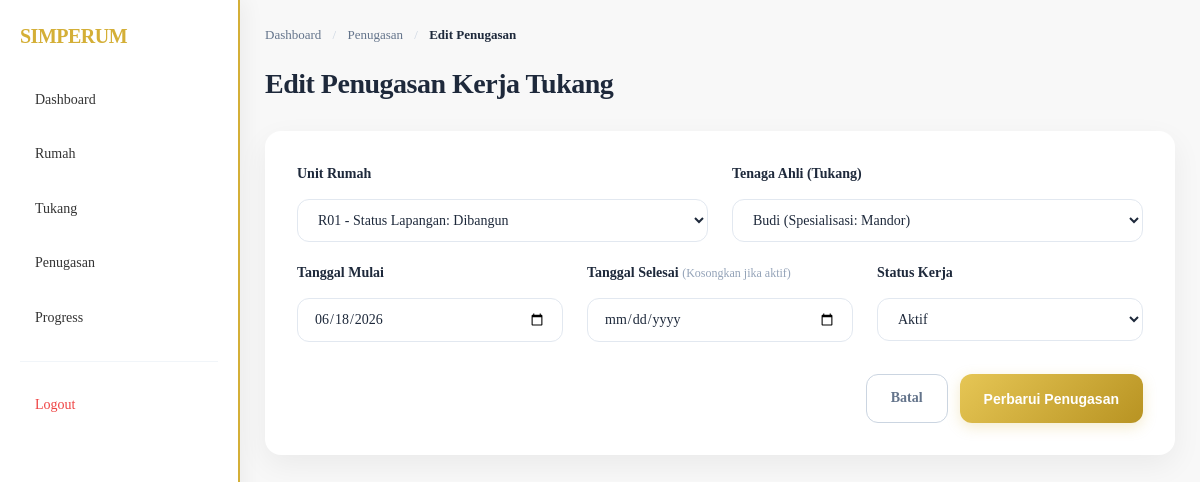
The page /admin/edit_penugasan.php?id=3 (signed in) on the database its author committed.
### tables this page shows
CREATE TABLE `penugasan_tukang` (
  `id_penugasan` int(11) NOT NULL,
  `id_rumah` int(11) NOT NULL,
  `id_tukang` int(11) NOT NULL,
  `tanggal_mulai` date DEFAULT NULL,
  `tanggal_selesai` date DEFAULT NULL,
  `status_kerja` enum('aktif','selesai') DEFAULT 'aktif'
);

CREATE TABLE `rumah` (
  `id_rumah` int(11) NOT NULL,
  `kode_rumah` varchar(10) NOT NULL,
  `alamat` text NOT NULL,
  `luas_tanah` int(11) NOT NULL,
  `luas_bangunan` int(11) NOT NULL,
  `jumlah_kamar` int(11) NOT NULL,
  `jumlah_kamar_mandi` int(11) NOT NULL,
  `harga` bigint(20) NOT NULL,
  `status` enum('tersedia','dipesan','dibangun','terjual') DEFAULT 'tersedia',
  `foto_rumah` varchar(255) DEFAULT NULL,
  `denah_rumah` varchar(255) DEFAULT NULL,
  `deskripsi` text DEFAULT NULL,
  `posisi_x` int(11) DEFAULT 0,
  `posisi_y` int(11) DEFAULT 0
);

CREATE TABLE `tukang` (
  `id_tukang` int(11) NOT NULL,
  `nama_tukang` varchar(100) NOT NULL,
  `spesialisasi` varchar(100) DEFAULT NULL,
  `no_hp` varchar(20) DEFAULT NULL,
  `alamat` text DEFAULT NULL,
  `foto_profil` varchar(255) DEFAULT NULL
);

### admin/edit_penugasan.php (the view, shortened to what this page needs)
<?php
include '../config/koneksi.php';
$id = $_GET['id'];
$query = mysqli_query($conn, "SELECT * FROM penugasan_tukang WHERE id_penugasan='$id'");
$data = mysqli_fetch_assoc($query);
$rumah = mysqli_query($conn, "SELECT * FROM rumah");
$tukang = mysqli_query($conn, "SELECT * FROM tukang");
?>
<!DOCTYPE html>
<html lang="id">
<head>
    <link rel="stylesheet" href="../css/style.css">
</head>
<body>
<div class="sidebar" id="sidebarMenu">
    <h2>SIMPERUM</h2>
    <a href="dashboard.php">Dashboard</a>
    <a href="rumah.php">Rumah</a>
    <a href="tukang.php">Tukang</a>
    <a href="penugasan.php">Penugasan</a>
    <a href="progress.php">Progress</a>
    <hr style="border: 0; border-top: 1px solid #f1f5f9; margin: 20px 0;">
    <a href="../logout.php" style="color: #ef4444;">Logout</a>
</div>
<div class="content">
    <div class="breadcrumb">
        <a href="dashboard.php" style="text-decoration: none; color: #64748b;">Dashboard</a>
        <span style="margin: 0 8px; color: #cbd5e1;">/</span>
        <a href="penugasan.php" style="text-decoration: none; color: #64748b;">Penugasan</a>
        <span style="margin: 0 8px; color: #cbd5e1;">/</span>
        <span style="color: #1e293b; font-weight: 600;">Edit Penugasan</span>
    </div>
    <h2 style="font-size: 28px; font-weight: 700; color: #1e293b; margin-bottom: 24px; letter-spacing: -0.5px;">
        Edit Penugasan Kerja Tukang
    </h2>
    <div class="form-container">
        <form method="POST">
            <div style="display: grid; grid-template-columns: repeat(auto-fit, minmax(280px, 1fr)); gap: 24px; margin-bottom: 20px;">
                <div>
                    <label style="font-weight: 600; color: #1e293b; font-size: 14px;">Unit Rumah</label>
                    <select name="id_rumah" required style="cursor: pointer;">
                        <?php while($r = mysqli_fetch_assoc($rumah)){ ?>
                            <option value="<?= $r['id_rumah']; ?>" <?= ($data['id_rumah'] == $r['id_rumah']) ? 'selected' : ''; ?>>
                                <?= $r['kode_rumah']; ?> - Status Lapangan: <?= ucfirst($r['status']); ?>
                            </option>
                        <?php } ?>
                    </select>
                </div>
                <div>
                    <label style="font-weight: 600; color: #1e293b; font-size: 14px;">Tenaga Ahli (Tukang)</label>
                    <select name="id_tukang" required style="cursor: pointer;">
                        <?php while($t = mysqli_fetch_assoc($tukang)){ ?>
                            <option value="<?= $t['id_tukang']; ?>" <?= ($data['id_tukang'] == $t['id_tukang']) ? 'selected' : ''; ?>>
                                <?= $t['nama_tukang']; ?> (Spesialisasi: <?= $t['spesialisasi']; ?>)
                            </option>
                        <?php } ?>
                    </select>
                </div>
            </div>
            <div style="display: grid; grid-template-columns: repeat(auto-fit, minmax(200px, 1fr)); gap: 24px; margin-bottom: 32px;">
                <div>
                    <label style="font-weight: 600; color: #1e293b; font-size: 14px;">Tanggal Mulai</label>
                    <input type="date" name="tanggal_mulai" value="<?= $data['tanggal_mulai']; ?>" required style="cursor: pointer;">
                </div>
                <div>
                    <label style="font-weight: 600; color: #1e293b; font-size: 14px;">Tanggal Selesai <span style="font-size:12px; color:#94a3b8; font-weight:400;">(Kosongkan jika aktif)</span></label>
                    <input type="date" name="tanggal_selesai" value="<?= $data['tanggal_selesai']; ?>" style="cursor: pointer;">
                </div>
                <div>
                    <label style="font-weight: 600; color: #1e293b; font-size: 14px;">Status Kerja</label>
                    <select name="status_kerja" style="cursor: pointer;">
                        <option value="aktif" <?= ($data['status_kerja'] == 'aktif') ? 'selected' : ''; ?>>Aktif</option>
                    </select>
                </div>
            </div>
            <div class="btn-group" style="display: flex; gap: 12px; justify-content: flex-end;">
                <a href="penugasan.php" class="btn" style="background: transparent; border: 1px solid #cbd5e1; color: #64748b; box-shadow: none;">Batal</a>
                <button type="submit" name="update" class="btn">Perbarui Penugasan</button>
            </div>
        </form>
    </div>
</div>
</body>
</html>

### css/style.css (style rules this page uses)
:root { --primary-gold: #d4af37; --gold-gradient: linear-gradient(135deg, #e6c655, #b89322); --gold-light: rgba(212, 175, 55, 0.1); --text-main: #1e293b; --text-muted: #64748b; --bg-main: #f8fafc; --bg-card: #ffffff; --border-color: #e2e8f0; --radius-sm: 8px; --radius-md: 12px; --radius-lg: 16px; --shadow-sm: 0 2px 8px rgba(0, 0, 0, 0.04); --shadow-md: 0 10px 30px rgba(0, 0, 0, 0.06); --shadow-lg: 0 20px 40px rgba(212, 175, 55, 0.12); }
* { box-sizing: border-box; margin: 0; padding: 0; }
body { font-family: 'Plus Jakarta Sans', 'Segoe UI', sans-serif; background-color: var(--bg-main); color: var(--text-main); line-height: 1.6; -webkit-font-smoothing: antialiased; }
.sidebar { width: 260px; height: 100vh; position: fixed; top: 0; left: 0; background: var(--bg-card); border-right: 1px solid var(--border-color); padding: 32px 24px; overflow-y: auto; z-index: 90; }
.sidebar h2 { color: var(--primary-gold); margin-bottom: 32px; font-size: 20px; font-weight: 700; letter-spacing: -0.5px; }
.sidebar a { display: flex; align-items: center; padding: 12px 16px; margin-top: 8px; text-decoration: none; color: var(--text-muted); border-radius: var(--radius-md); font-weight: 500; font-size: 14px; transition: all 0.3s cubic-bezier(0.4, 0, 0.2, 1); }
.content { margin-left: 260px; padding: 40px; }
.btn { display: inline-flex; align-items: center; justify-content: center; padding: 12px 24px; border-radius: var(--radius-md); background: var(--gold-gradient); color: #ffffff; text-decoration: none; font-weight: 600; font-size: 14px; border: none; cursor: pointer; box-shadow: 0 4px 14px rgba(212, 175, 55, 0.25); transition: all 0.3s cubic-bezier(0.4, 0, 0.2, 1); }
input, select, textarea { width: 100%; padding: 12px 16px; margin-top: 8px; border-radius: var(--radius-md); border: 1px solid var(--border-color); outline: none; background: var(--bg-card); font-family: inherit; font-size: 14px; color: var(--text-main); transition: all 0.2s ease; }
.breadcrumb { font-size: 13px; font-weight: 500; color: var(--text-muted); margin-bottom: 16px; }

### admin/edit_penugasan.php (style rules this page uses)
body { margin: 0; background: #f8f8f8; font-family: inherit; }
.sidebar { width: 240px; height: 100vh; position: fixed; top: 0; left: 0; background: white; border-right: 2px solid #d4af37; padding: 20px; box-shadow: 5px 0 20px rgba(0,0,0,0.05); box-sizing: border-box; transition: transform 0.3s ease-in-out; z-index: 1000; }
.sidebar h2 { color: #d4af37; margin: 0 0 25px 0; }
.sidebar a { display: block; padding: 12px 15px; margin-top: 8px; text-decoration: none; color: #333; border-radius: 8px; transition: 0.3s; font-weight: 500; }
.content { margin-left: 240px; padding: 25px; box-sizing: border-box; transition: margin-left 0.3s ease-in-out; }
.form-container { background: white; padding: 32px; border-radius: var(--radius-lg); box-shadow: var(--shadow-md); }
select, input { width: 100%; box-sizing: border-box; }
label { display: block; margin-bottom: 6px; }

### rows shown on the page
penugasan_tukang: id_rumah "R01 - Status Lapangan: Dibangun", id_tukang "Budi (Spesialisasi: Mandor)", tanggal_mulai "06/18/2026", status_kerja "Aktif"
